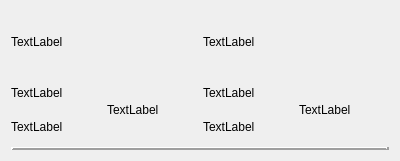
<?xml version="1.0" encoding="UTF-8"?>
<ui version="4.0">
 <class>FlightInfoWidget</class>
 <widget class="QWidget" name="FlightInfoWidget">
  <property name="geometry">
   <rect>
    <x>0</x>
    <y>0</y>
    <width>400</width>
    <height>161</height>
   </rect>
  </property>
  <property name="windowTitle">
   <string>Form</string>
  </property>
  <layout class="QVBoxLayout" name="verticalLayout_2">
   <item>
    <layout class="QVBoxLayout" name="verticalLayout">
     <item>
      <layout class="QHBoxLayout" name="horizontalLayout">
       <item>
        <widget class="QLabel" name="airLinePriceLabel">
         <property name="text">
          <string>TextLabel</string>
         </property>
        </widget>
       </item>
       <item>
        <widget class="QLabel" name="bookingLimitLabel">
         <property name="text">
          <string>TextLabel</string>
         </property>
        </widget>
       </item>
      </layout>
     </item>
     <item>
      <layout class="QHBoxLayout" name="horizontalLayout_2">
       <item>
        <layout class="QHBoxLayout" name="horizontalLayout_4">
         <item>
          <layout class="QVBoxLayout" name="verticalLayout_5">
           <item>
            <widget class="QLabel" name="trip2FromLabel">
             <property name="text">
              <string>TextLabel</string>
             </property>
            </widget>
           </item>
           <item>
            <widget class="QLabel" name="trip2ToLabel">
             <property name="text">
              <string>TextLabel</string>
             </property>
            </widget>
           </item>
          </layout>
         </item>
         <item>
          <layout class="QVBoxLayout" name="verticalLayout_6">
           <item>
            <widget class="QLabel" name="trip2StopsLabel">
             <property name="text">
              <string>TextLabel</string>
             </property>
            </widget>
           </item>
          </layout>
         </item>
        </layout>
       </item>
       <item>
        <layout class="QHBoxLayout" name="horizontalLayout_3">
         <item>
          <layout class="QVBoxLayout" name="verticalLayout_3">
           <item>
            <widget class="QLabel" name="trip1FromLabel">
             <property name="text">
              <string>TextLabel</string>
             </property>
            </widget>
           </item>
           <item>
            <widget class="QLabel" name="trip1ToLabel">
             <property name="text">
              <string>TextLabel</string>
             </property>
            </widget>
           </item>
          </layout>
         </item>
         <item>
          <layout class="QVBoxLayout" name="verticalLayout_4">
           <item>
            <widget class="QLabel" name="trip1StopsLabel">
             <property name="text">
              <string>TextLabel</string>
             </property>
            </widget>
           </item>
          </layout>
         </item>
        </layout>
       </item>
      </layout>
     </item>
     <item>
      <widget class="QFrame" name="frame">
       <property name="frameShape">
        <enum>QFrame::HLine</enum>
       </property>
       <property name="frameShadow">
        <enum>QFrame::Raised</enum>
       </property>
       <property name="lineWidth">
        <number>3</number>
       </property>
      </widget>
     </item>
    </layout>
   </item>
  </layout>
 </widget>
 <resources/>
 <connections/>
</ui>
